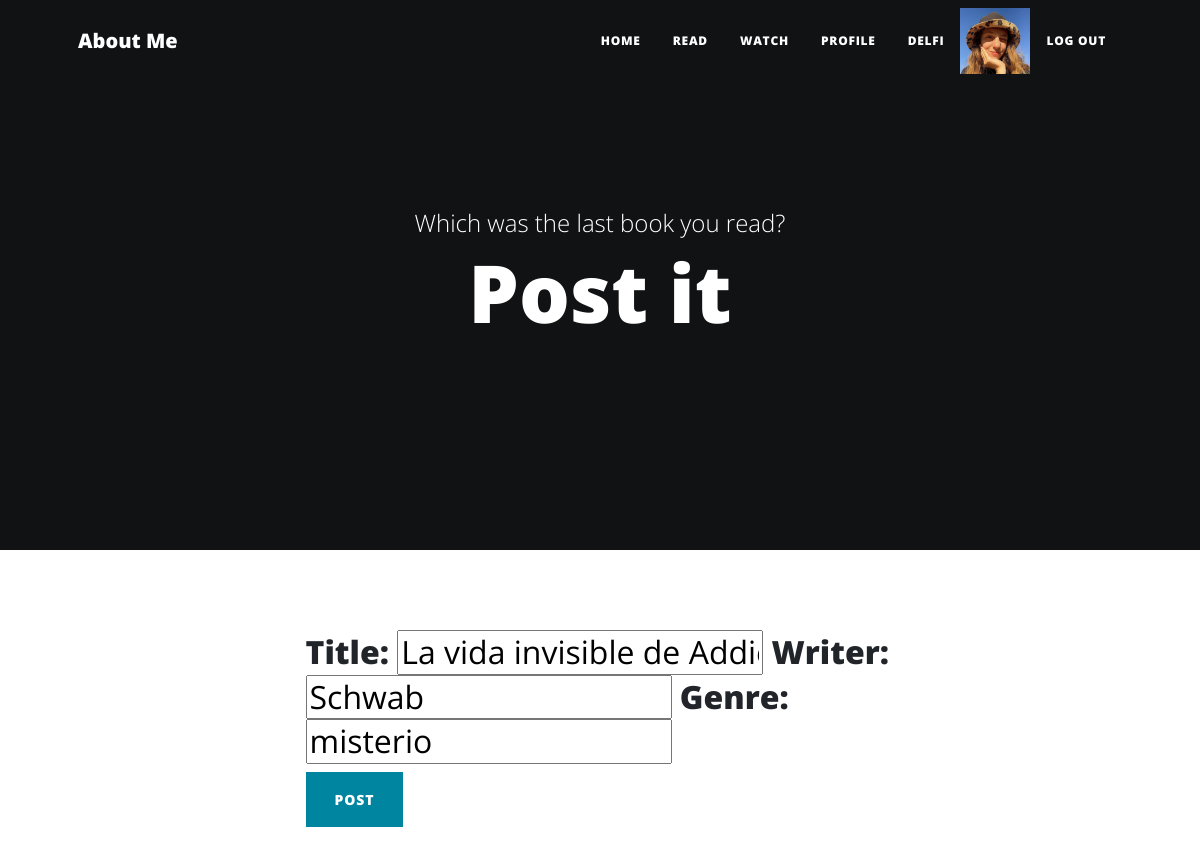
/editBooks/La vida invisible de Addie la Rue (signed in), run on an earlier commit of the app's database.
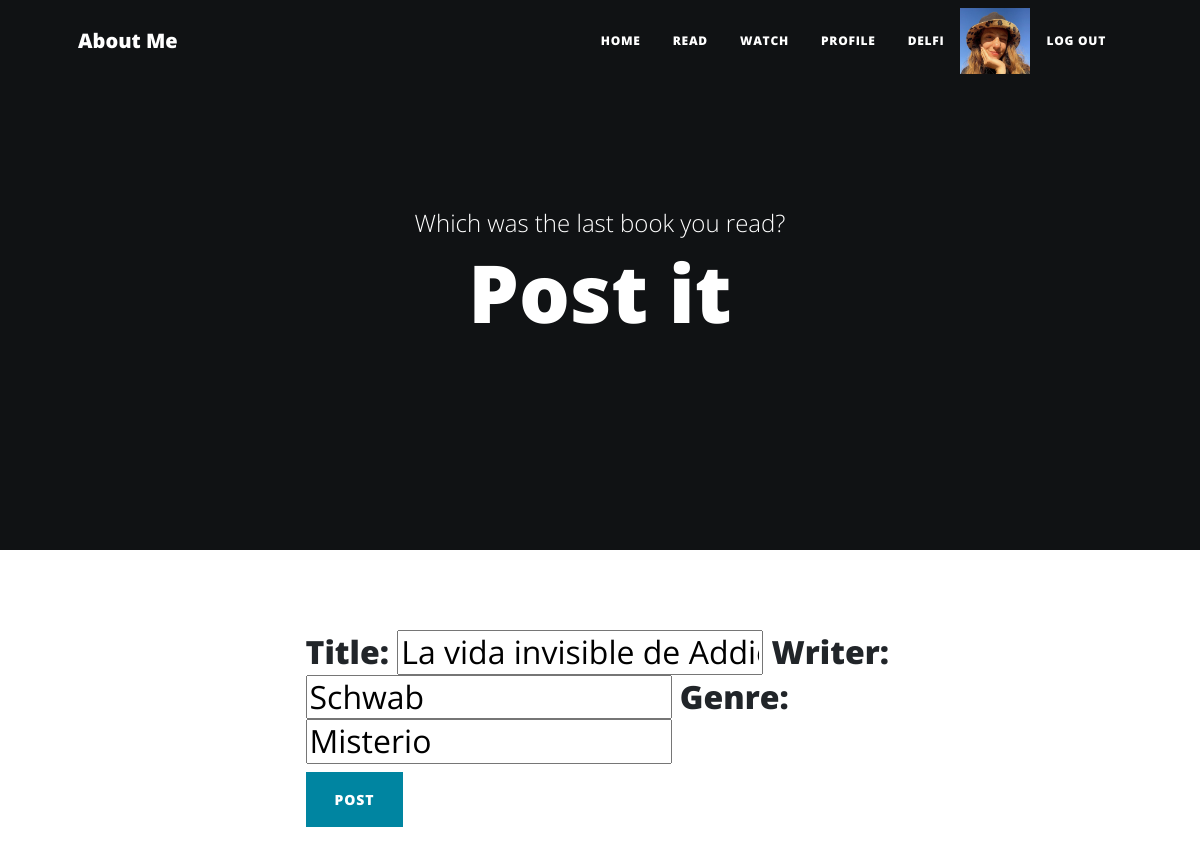
And on a later commit of the database.
### Postit/models.py (models this page shows, shortened)
class Books(models.Model):
    title = models.CharField(max_length= 100, null = 'null', unique = True)
    writer = models.CharField(max_length= 100)
    genre = models.CharField(max_length= 50)

### Postit/views.py (the view)
# urls.py: path('editBooks/<title>', editBooks, name = 'editBooks'),
@login_required
def editBooks(request, title):
    book = Books.objects.get(title = title)
    if request.method == 'POST':
        myForm = BooksForm(request.POST)
        if myForm.is_valid():
            info = myForm.cleaned_data
            book.title = info['title']
            book.writer = info['writer']
            book.genre = info['genre']
            book.save()
            return render(request, 'Postit/booksList.html')
    else:
        myForm= BooksForm(initial = {'title': book.title, 'writer': book.writer, 'genre': book.genre})
    return render(request, 'Postit/editBooks.html', {'myForm': myForm, 'title': title})

### Postit/forms.py
class BooksForm(forms.Form):
    title = forms.CharField(max_length= 100)
    writer = forms.CharField(max_length= 100)
    genre = forms.CharField(max_length= 50)

### Postit/templates/Postit/editBooks.html (shortened to what this page needs)
{% extends 'Postit/padre.html'%}
{% load static%}
{% block last%}Which was the last book you read?{% endblock%}
{% block booksPostit%}Post it{% endblock%}
{%block favbook%}
    <form action= '' method = 'POST' >{% csrf_token %}
        {{myForm.as_table}}<h1>   </h1>
        <button class="btn btn-primary text-uppercase "  type="submit">Post</button>
    </form>
{%endblock%}

What changed in the data, as far as the page shows it:
changed Books "La vida invisible de Addie la Rue": genre "misterio" → "Misterio"
